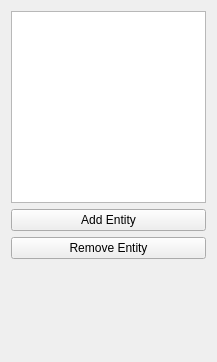
<?xml version="1.0" encoding="UTF-8"?>
<ui version="4.0">
 <class>Hierarchy</class>
 <widget class="QWidget" name="Hierarchy">
  <property name="geometry">
   <rect>
    <x>0</x>
    <y>0</y>
    <width>217</width>
    <height>362</height>
   </rect>
  </property>
  <property name="windowTitle">
   <string>Form</string>
  </property>
  <layout class="QVBoxLayout" name="verticalLayout">
   <item>
    <widget class="QListWidget" name="listWidget_entities"/>
   </item>
   <item>
    <widget class="QPushButton" name="pushButton_addEntity">
     <property name="text">
      <string>Add Entity</string>
     </property>
    </widget>
   </item>
   <item>
    <widget class="QPushButton" name="pushButton_removeEntity">
     <property name="text">
      <string>Remove Entity</string>
     </property>
    </widget>
   </item>
   <item>
    <spacer name="verticalSpacer">
     <property name="orientation">
      <enum>Qt::Vertical</enum>
     </property>
     <property name="sizeHint" stdset="0">
      <size>
       <width>20</width>
       <height>40</height>
      </size>
     </property>
    </spacer>
   </item>
  </layout>
 </widget>
 <resources/>
 <connections/>
</ui>
